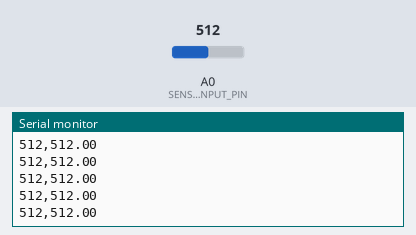
This sketch was run on a simulated Arduino Uno, built with avr-gcc and run on an emulated ATmega328P. Shown: the last lines printed to the serial monitor. Inputs (shaded band) come from the test bench; at power-on: A0 (SENSOR_INPUT_PIN) = 512.

Above: at 1.2 s.
1.3 s: A0 (SENSOR_INPUT_PIN) set to 716
At 1.33 s:
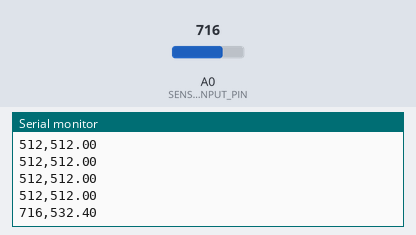
2.8 s: A0 (SENSOR_INPUT_PIN) set to 900
At 2.81 s:
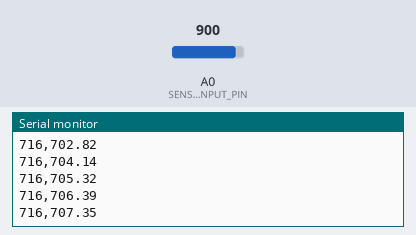
Timing chart, 0 to 5.8 s (numbered marks = the images above; inputs shaded):
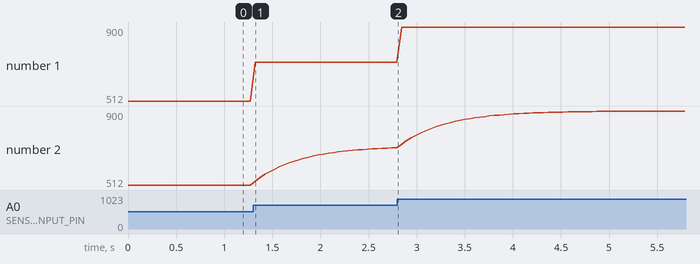

Measured:
- after the input at 1.3 s, the serial monitor: prints a new line at once (image 1)
- plotted number 1: 512 → 716 after the input at 1.3 s
- plotted number 2: 512 → 707.35 after the input at 1.3 s

The sketch:

ExponentialWeightedMovingAverageFilter.ino
```cpp
/*
 * Example of smoothing input on A0 using an exponential moving average
 * or exponentially weighted moving average (EWMA) filter.
 *
 * See:
 * https://en.wikipedia.org/wiki/Moving_average#Exponential_moving_average
 *
 * By Jon E. Froehlich
 * @jonfroehlich
 * http://makeabilitylab.io
 *
 */


// The Arduino Uno ADC is 10 bits (thus, 0 - 1023 values)
#define MAX_ANALOG_INPUT_VAL 1023

const int SENSOR_INPUT_PIN = A0;

float _ewmaAlpha = 0.1;  // the EWMA alpha value
double _ewma = 0;        // the EWMA result, initialized to zero

void setup()
{
  Serial.begin(9600); // for printing values to console
  _ewma = analogRead(SENSOR_INPUT_PIN);  //set EWMA for index 1
}

void loop()
{
  int sensorVal = analogRead(A0); // returns 0 - 1023 (due to 10 bit ADC)

  // Apply the EWMA formula
  _ewma = (_ewmaAlpha * sensorVal) + (1 - _ewmaAlpha) * _ewma;

  Serial.print(sensorVal);
  Serial.print(",");
  Serial.println(_ewma);
  delay(50); // Reading new values at ~20Hz
}
```
